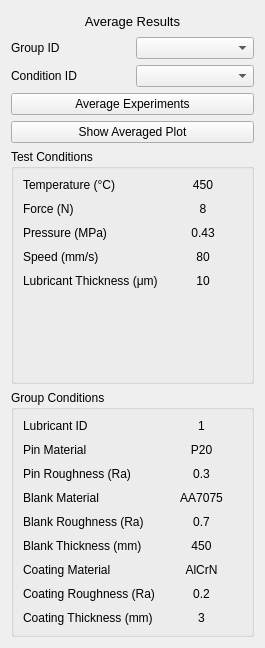
<?xml version="1.0" encoding="UTF-8"?>
<ui version="4.0">
 <class>Form</class>
 <widget class="QWidget" name="Form">
  <property name="geometry">
   <rect>
    <x>0</x>
    <y>0</y>
    <width>265</width>
    <height>648</height>
   </rect>
  </property>
  <property name="windowTitle">
   <string>Form</string>
  </property>
  <layout class="QGridLayout" name="gridLayout_2">
   <item row="0" column="0" colspan="2">
    <widget class="QLabel" name="label_10">
     <property name="maximumSize">
      <size>
       <width>16777215</width>
       <height>20</height>
      </size>
     </property>
     <property name="font">
      <font>
       <pointsize>10</pointsize>
      </font>
     </property>
     <property name="inputMethodHints">
      <set>Qt::ImhNone</set>
     </property>
     <property name="text">
      <string>Average Results</string>
     </property>
     <property name="alignment">
      <set>Qt::AlignCenter</set>
     </property>
    </widget>
   </item>
   <item row="1" column="0">
    <widget class="QLabel" name="groupIdLabel">
     <property name="font">
      <font>
       <pointsize>9</pointsize>
      </font>
     </property>
     <property name="text">
      <string>Group ID</string>
     </property>
    </widget>
   </item>
   <item row="1" column="1">
    <widget class="QComboBox" name="groupIdComboBox">
     <property name="font">
      <font>
       <pointsize>9</pointsize>
      </font>
     </property>
    </widget>
   </item>
   <item row="2" column="0">
    <widget class="QLabel" name="conditionIdLabel">
     <property name="font">
      <font>
       <pointsize>9</pointsize>
      </font>
     </property>
     <property name="text">
      <string>Condition ID</string>
     </property>
    </widget>
   </item>
   <item row="2" column="1">
    <widget class="QComboBox" name="conditionIdComboBox">
     <property name="font">
      <font>
       <pointsize>9</pointsize>
      </font>
     </property>
    </widget>
   </item>
   <item row="3" column="0" colspan="2">
    <widget class="QPushButton" name="viewForcePlotBtn_2">
     <property name="font">
      <font>
       <pointsize>9</pointsize>
      </font>
     </property>
     <property name="text">
      <string>Average Experiments</string>
     </property>
    </widget>
   </item>
   <item row="4" column="0" colspan="2">
    <widget class="QPushButton" name="viewForcePlotBtn">
     <property name="font">
      <font>
       <pointsize>9</pointsize>
      </font>
     </property>
     <property name="text">
      <string>Show Averaged Plot</string>
     </property>
    </widget>
   </item>
   <item row="5" column="0" colspan="2">
    <widget class="QGroupBox" name="groupBox">
     <property name="font">
      <font>
       <pointsize>9</pointsize>
      </font>
     </property>
     <property name="title">
      <string>Test Conditions</string>
     </property>
     <layout class="QGridLayout" name="gridLayout">
      <item row="0" column="0">
       <layout class="QFormLayout" name="formLayout">
        <property name="verticalSpacing">
         <number>10</number>
        </property>
        <item row="0" column="0">
         <widget class="QLabel" name="conditionIdLabel_2">
          <property name="sizePolicy">
           <sizepolicy hsizetype="Preferred" vsizetype="Preferred">
            <horstretch>0</horstretch>
            <verstretch>0</verstretch>
           </sizepolicy>
          </property>
          <property name="font">
           <font>
            <pointsize>9</pointsize>
           </font>
          </property>
          <property name="text">
           <string>Temperature (°C)</string>
          </property>
         </widget>
        </item>
        <item row="0" column="1">
         <widget class="QLabel" name="conditionIdLabel_7">
          <property name="font">
           <font>
            <pointsize>9</pointsize>
           </font>
          </property>
          <property name="text">
           <string>450</string>
          </property>
          <property name="alignment">
           <set>Qt::AlignCenter</set>
          </property>
         </widget>
        </item>
        <item row="1" column="0">
         <widget class="QLabel" name="conditionIdLabel_3">
          <property name="font">
           <font>
            <pointsize>9</pointsize>
           </font>
          </property>
          <property name="text">
           <string>Force (N)</string>
          </property>
         </widget>
        </item>
        <item row="2" column="0">
         <widget class="QLabel" name="conditionIdLabel_4">
          <property name="font">
           <font>
            <pointsize>9</pointsize>
           </font>
          </property>
          <property name="text">
           <string>Pressure (MPa)</string>
          </property>
         </widget>
        </item>
        <item row="3" column="0">
         <widget class="QLabel" name="conditionIdLabel_5">
          <property name="font">
           <font>
            <pointsize>9</pointsize>
           </font>
          </property>
          <property name="text">
           <string>Speed (mm/s)</string>
          </property>
         </widget>
        </item>
        <item row="4" column="0">
         <widget class="QLabel" name="conditionIdLabel_6">
          <property name="font">
           <font>
            <pointsize>9</pointsize>
           </font>
          </property>
          <property name="text">
           <string>Lubricant Thickness (μm)</string>
          </property>
         </widget>
        </item>
        <item row="1" column="1">
         <widget class="QLabel" name="conditionIdLabel_8">
          <property name="font">
           <font>
            <pointsize>9</pointsize>
           </font>
          </property>
          <property name="text">
           <string>8</string>
          </property>
          <property name="alignment">
           <set>Qt::AlignCenter</set>
          </property>
         </widget>
        </item>
        <item row="2" column="1">
         <widget class="QLabel" name="conditionIdLabel_9">
          <property name="font">
           <font>
            <pointsize>9</pointsize>
           </font>
          </property>
          <property name="text">
           <string>0.43</string>
          </property>
          <property name="alignment">
           <set>Qt::AlignCenter</set>
          </property>
         </widget>
        </item>
        <item row="3" column="1">
         <widget class="QLabel" name="conditionIdLabel_10">
          <property name="font">
           <font>
            <pointsize>9</pointsize>
           </font>
          </property>
          <property name="text">
           <string>80</string>
          </property>
          <property name="alignment">
           <set>Qt::AlignCenter</set>
          </property>
         </widget>
        </item>
        <item row="4" column="1">
         <widget class="QLabel" name="conditionIdLabel_11">
          <property name="font">
           <font>
            <pointsize>9</pointsize>
           </font>
          </property>
          <property name="text">
           <string>10</string>
          </property>
          <property name="alignment">
           <set>Qt::AlignCenter</set>
          </property>
         </widget>
        </item>
       </layout>
      </item>
     </layout>
    </widget>
   </item>
   <item row="6" column="0" colspan="2">
    <widget class="QGroupBox" name="testConditionsSet1">
     <property name="font">
      <font>
       <pointsize>9</pointsize>
      </font>
     </property>
     <property name="title">
      <string>Group Conditions</string>
     </property>
     <layout class="QVBoxLayout" name="verticalLayout">
      <item>
       <layout class="QFormLayout" name="formLayout_3">
        <property name="verticalSpacing">
         <number>10</number>
        </property>
        <item row="0" column="0">
         <widget class="QLabel" name="lubricantIdLabel">
          <property name="font">
           <font>
            <pointsize>9</pointsize>
           </font>
          </property>
          <property name="text">
           <string>Lubricant ID</string>
          </property>
         </widget>
        </item>
        <item row="1" column="0">
         <widget class="QLabel" name="pinMaterialLabel">
          <property name="font">
           <font>
            <pointsize>9</pointsize>
           </font>
          </property>
          <property name="text">
           <string>Pin Material</string>
          </property>
         </widget>
        </item>
        <item row="2" column="0">
         <widget class="QLabel" name="pinRoughnessLabel">
          <property name="font">
           <font>
            <pointsize>9</pointsize>
           </font>
          </property>
          <property name="text">
           <string>Pin Roughness (Ra)</string>
          </property>
         </widget>
        </item>
        <item row="3" column="0">
         <widget class="QLabel" name="blankMaterialLabel">
          <property name="font">
           <font>
            <pointsize>9</pointsize>
           </font>
          </property>
          <property name="text">
           <string>Blank Material</string>
          </property>
         </widget>
        </item>
        <item row="4" column="0">
         <widget class="QLabel" name="blankRoughnessLabel">
          <property name="font">
           <font>
            <pointsize>9</pointsize>
           </font>
          </property>
          <property name="text">
           <string>Blank Roughness (Ra)</string>
          </property>
         </widget>
        </item>
        <item row="6" column="0">
         <widget class="QLabel" name="coatingMaterialLabel">
          <property name="font">
           <font>
            <pointsize>9</pointsize>
           </font>
          </property>
          <property name="text">
           <string>Coating Material</string>
          </property>
         </widget>
        </item>
        <item row="7" column="0">
         <widget class="QLabel" name="coatingThicknessLabel_2">
          <property name="font">
           <font>
            <pointsize>9</pointsize>
           </font>
          </property>
          <property name="text">
           <string>Coating Roughness (Ra)</string>
          </property>
         </widget>
        </item>
        <item row="8" column="0">
         <widget class="QLabel" name="coatingThicknessLabel">
          <property name="font">
           <font>
            <pointsize>9</pointsize>
           </font>
          </property>
          <property name="text">
           <string>Coating Thickness (mm)</string>
          </property>
         </widget>
        </item>
        <item row="5" column="0">
         <widget class="QLabel" name="blankRoughnessLabel_2">
          <property name="font">
           <font>
            <pointsize>9</pointsize>
           </font>
          </property>
          <property name="text">
           <string>Blank Thickness (mm)</string>
          </property>
         </widget>
        </item>
        <item row="0" column="1">
         <widget class="QLabel" name="conditionIdLabel_12">
          <property name="font">
           <font>
            <pointsize>9</pointsize>
           </font>
          </property>
          <property name="text">
           <string>1</string>
          </property>
          <property name="alignment">
           <set>Qt::AlignCenter</set>
          </property>
         </widget>
        </item>
        <item row="1" column="1">
         <widget class="QLabel" name="conditionIdLabel_13">
          <property name="font">
           <font>
            <pointsize>9</pointsize>
           </font>
          </property>
          <property name="text">
           <string>P20</string>
          </property>
          <property name="alignment">
           <set>Qt::AlignCenter</set>
          </property>
         </widget>
        </item>
        <item row="2" column="1">
         <widget class="QLabel" name="conditionIdLabel_14">
          <property name="font">
           <font>
            <pointsize>9</pointsize>
           </font>
          </property>
          <property name="text">
           <string>0.3</string>
          </property>
          <property name="alignment">
           <set>Qt::AlignCenter</set>
          </property>
         </widget>
        </item>
        <item row="3" column="1">
         <widget class="QLabel" name="conditionIdLabel_15">
          <property name="font">
           <font>
            <pointsize>9</pointsize>
           </font>
          </property>
          <property name="text">
           <string>AA7075</string>
          </property>
          <property name="alignment">
           <set>Qt::AlignCenter</set>
          </property>
         </widget>
        </item>
        <item row="4" column="1">
         <widget class="QLabel" name="conditionIdLabel_16">
          <property name="font">
           <font>
            <pointsize>9</pointsize>
           </font>
          </property>
          <property name="text">
           <string>0.7</string>
          </property>
          <property name="alignment">
           <set>Qt::AlignCenter</set>
          </property>
         </widget>
        </item>
        <item row="5" column="1">
         <widget class="QLabel" name="conditionIdLabel_17">
          <property name="font">
           <font>
            <pointsize>9</pointsize>
           </font>
          </property>
          <property name="text">
           <string>450</string>
          </property>
          <property name="alignment">
           <set>Qt::AlignCenter</set>
          </property>
         </widget>
        </item>
        <item row="6" column="1">
         <widget class="QLabel" name="conditionIdLabel_18">
          <property name="font">
           <font>
            <pointsize>9</pointsize>
           </font>
          </property>
          <property name="text">
           <string>AlCrN</string>
          </property>
          <property name="alignment">
           <set>Qt::AlignCenter</set>
          </property>
         </widget>
        </item>
        <item row="7" column="1">
         <widget class="QLabel" name="conditionIdLabel_19">
          <property name="font">
           <font>
            <pointsize>9</pointsize>
           </font>
          </property>
          <property name="text">
           <string>0.2</string>
          </property>
          <property name="alignment">
           <set>Qt::AlignCenter</set>
          </property>
         </widget>
        </item>
        <item row="8" column="1">
         <widget class="QLabel" name="conditionIdLabel_20">
          <property name="font">
           <font>
            <pointsize>9</pointsize>
           </font>
          </property>
          <property name="text">
           <string>3</string>
          </property>
          <property name="alignment">
           <set>Qt::AlignCenter</set>
          </property>
         </widget>
        </item>
       </layout>
      </item>
     </layout>
    </widget>
   </item>
  </layout>
 </widget>
 <resources/>
 <connections/>
</ui>
